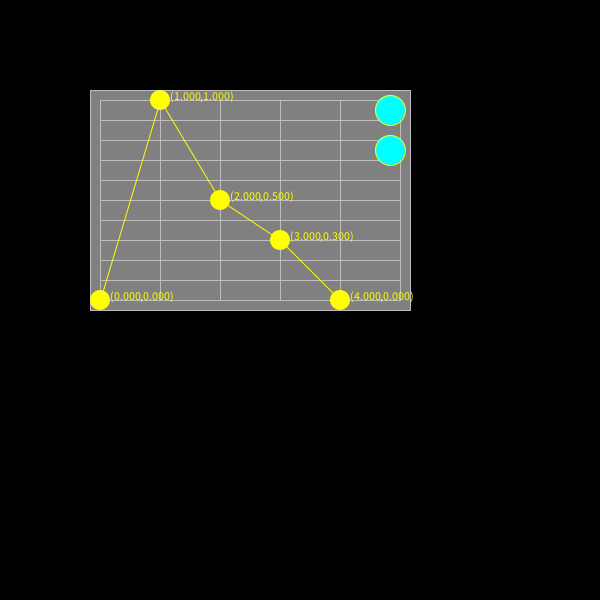
Frame 1 (no input)
Frame 60 (the mouse pressed at the canvas centre just before this capture): identical to frame 1, image omitted
Frame 120 (the mouse held since frame 60 and released just before this capture): identical to frame 1, image omitted

The Processing sketch that drew this single still picture (run headless with seeded random() and noise(); from frame 60 on, the mouse is pressed at the canvas centre):

// Processing sketch: EnvelopeShaperButtons
// ── EnvelopeShaperButtons.pde

EnvShaper sup;
void setup(){
  size(600,600);
  sup = new EnvShaper(5,100,100,300,200, 20);
  
}


void draw(){
  background(0);
  //for(int i = 0; i< balls.length; i++){
  
  
  //if(i<balls.length-1){
  //  line(balls[i].x, balls[i].y, balls[i+1].x, balls[i+1].y);
    
  //}
  //balls[i].disp(5, -1);
  //}
  sup.updateEnvPoints();
  sup.disp();
  
}

void keyPressed(){
  if(key=='a'){
   
    println(sup.envPoints);
  }
}
// ── Ball.pde
class Ball{
  
  float x,y,diam;
  color c;
  
  Ball(float _x, float _y, float _diam){
    x = _x;
    y = _y;
    diam = _diam;
    c = 0xffffff00;
  }
  
  Ball(float _x, float _y, float _diam, color _c){
    x = _x;
    y = _y;
    diam = _diam;
    c = _c;
  }
  
  void disp(float offset, int i, EnvShaper s){
   // printArray(s.selected);
    if(isOver(mouseX, mouseY, offset) && mousePressed && checkOtherSelected(s.selected, i)==false){
      
      s.selected[i] =true;
      
     x = mouseX;
     y = mouseY;
     //boundary check
     if(mouseX > s.w+s.x) x = s.w+s.x;
     if(mouseX < 0+s.x)   x = 0+s.x;
     if(mouseY > s.h+s.y) y = s.h+s.y;
     if(mouseY < 0+s.y)   y = 0+s.y;
     //println(i);
     if(i != -1){
       if(i!=0){
         if(x - (s.vertices[i-1].x) <= 1) x = (s.vertices[i-1].x)+1;
         
       }
      if(i< s.vertices.length-1){
       if((s.vertices[i+1].x) - x <= 1) x = (s.vertices[i+1].x)-1;
      }
     }
     fill(255);
     
    }else{
      fill(c);
      s.selected[i] = false;
    }
   
    ellipse(x,y,diam,diam);
  }
  
  void dispButt(float offset, int i, EnvShaper s){
   // printArray(s.selected);
    if(isOver(mouseX, mouseY, offset) && mousePressed && checkOtherSelected(s.buttClicked, i)==false){
      
      s.buttClicked[i] =true;
     fill(255);
     
    }else{
      fill(c);
      s.buttClicked[i] = false;
    }
   
    ellipse(x,y,diam,diam);
  }
  
  boolean isOver(float mx, float my, float _offset){
   if (mx > x-diam/2-_offset &&
       mx < x+diam/2+_offset &&
       my > y-diam/2-_offset &&
       my < y+diam/2+_offset)
       {
         return true;
       }else{
         return false;
       }
  }
       
  boolean checkOtherSelected(boolean[] a, int _i){
    //if this one is selected no other can be so return false
    if(a[_i]){
      return false;
    }
    else{
      //check all balls return true if any selected
      for (int j = 0; j < a.length; j++){
          if(a[j]) return true;
      }
    //if none are selected return false
    return false;
    }
  }
  
}
  

    
// ── SuperClass.pde
class EnvShaper{
  
  Ball[] vertices;
  Ball[] buttons;
  float x,y,w,h, vDiam;
  float xOffset, yOffset;
  int vNum;
  FloatList envDefaults;
  FloatList envPoints;
  float tSecs = 5;
  float maxSecs = 15;
  float res = 0.5;
  boolean[] selected;
  boolean[] buttClicked;
  int selectedIndex;
  float offset = 5;
  float boarder;
  
 
  EnvShaper(int _vNum, float _x, float _y, float _w, float _h, float _vDiam){
    //how much time for default? 5Sec
    envDefaults = new FloatList();
    envPoints = new FloatList();
    //set defaults to differnet values baes on number of vertices 
    switch(_vNum){
      case 5: 
        envDefaults.append(0.0);  //start
        envDefaults.append(1.0);  //attack
        envDefaults.append(0.5);  //decay
        envDefaults.append(0.3);  //sustain
        envDefaults.append(0.0);  //release
        break;
      case 4:
        envDefaults.append(0.0);  //start
        envDefaults.append(1.0);  //attack
        envDefaults.append(0.5);  //decay
        envDefaults.append(0.0);  //release
        break;
      case 3:
        envDefaults.append(0.0);  //start
        envDefaults.append(1.0);  //attack
        envDefaults.append(0.0);  //decay
        break;
      default:
      envDefaults.append(0.0);
        println("ERROR: too few envelope points");
        break;
    }

    x = _x;
    y = _y;
    w = _w;
    h = _h;
    
    vNum = _vNum;
    vDiam = _vDiam;
    boarder = vDiam/2;
    vertices = new Ball[vNum];
    buttons = new Ball[2];
    selected = new boolean[vNum];
    
    //default x values for envelope are evenly spaced across 5 seconds
    float[] dummy = {0,0};
    float defaultSubs = w/vertices.length;
    for(int i = 0; i< vertices.length; i++){
      
      //init vertices
      vertices[i] = new Ball(i*defaultSubs,h-(envDefaults.get(i)*h),vDiam);
      //init selected state of each vert
      selected[i] = false;
      //adjust values for x,y != 0
      vertices[i].x += x;
      vertices[i].y += y;
      //init envPoints
      envPoints.append(dummy);
    }
    //buttons
    buttClicked = new boolean[2];
    for(int i=0; i<buttClicked.length; i++) buttClicked[i] = false;
    for(int i = 0; i<buttons.length; i++){
     buttons[i] = new Ball(w+x-10, y+10*(i+1)+i*30, 30.0, 0xff00ffff); 
    }
  }
  
  void disp(){
    color fillc = color(128);
    color strokec = color(190);
   fill(fillc);
   stroke(strokec);
   strokeWeight(1);
   rect(x-boarder,y-boarder,w+2*boarder,h+2*boarder);
   updateTsecs();
    for(int i=0; i<=int(w); i+=w/tSecs){
      for(int j=0; j <=h; j+=h/10){
        line(i+x,j+y,i+x,h+y);  //vertical
        line(0+x,j+y,w+x,j+y);  //horizontal
      }
    }
    line(w+x, y, w+x, y+h);
    strokec = color(255,255,0);
    stroke(strokec);
    for(int i = 0; i<vertices.length; i++){
      if(i<vertices.length-1){
      line(vertices[i].x, vertices[i].y, vertices[i+1].x, vertices[i+1].y);
    
  }
    
      noStroke();
      vertices[i].disp(offset, i, this);
      String xVal = nf(map(vertices[i].x, x, w+x, 0, tSecs),1,3);
      String yVal = nf(map(vertices[i].y, h+y, y, 0,1),1,3);
      text("("+ xVal+","+yVal+")",vertices[i].x+10,vertices[i].y );
      stroke(strokec);
  }
  buttons[0].dispButt(offset, 0, this);
  buttons[1].dispButt(offset,1,this);
  
  }
  
  void updateTsecs(){
    //if the final vertex is equal to the width scale timeline by 1 second(more time)
    //may change to plus and minus buttons
    if(vertices[vertices.length-1].x == w+x && tSecs != maxSecs){
    //if(buttClicked[0] && tSecs != maxSecs){
      for(int i = 0; i < vertices.length; i++){
        if(vertices[i].x <= x) vertices[i].x = x;
        else vertices[i].x = envPoints.get(i*2) * w/(tSecs+1) +x;
        
      }
      //stop runaway expansion
      if(tSecs >= maxSecs) tSecs = maxSecs;
      else tSecs++;
      vertices[vertices.length-1].x += w/tSecs-10;
    }
    //if it is at the next lower subdivision scale timeline by 1 second (less time)
    if(vertices[vertices.length-1].x < ((tSecs-1)*(w+x)/tSecs-offset)){
    //if(buttClicked[1] && tSecs > 1){
      //if(vertices[vertices.length-1].x > envPoints.get((vertices.length-1)*2) * w/(tSecs-1)+x){
      for(int i = 0; i < vertices.length; i++){
        if(i==0) vertices[i].x = x;
        else vertices[i].x = envPoints.get(i*2) * w/(tSecs-1)+x;
        
      }
     // }
      //stop runaway shrink
      if(tSecs < 1) tSecs = 1;
      else tSecs--;
    }
  }
  
  void updateEnvPoints(){
   for(int i=0; i<envPoints.size(); i+=2){
    
     envPoints.set(i, map(vertices[i/2].x, x, w+x, 0, tSecs));
     envPoints.set(i+1, map(vertices[i/2].y, h+y, y, 0,1));
    
    }
  }
  
}
